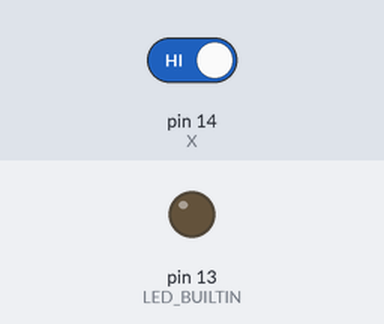
A sketch run on a simulated Arduino Uno, built with avr-gcc and run on an emulated ATmega328P. Parts: output pins drawn as LEDs (lit = HIGH). The inputs (shaded band) are chosen by the test bench; at power-on: pin 14 (X) HIGH.

Above: at 1.2 s.
1.3 s: pin 14 (X) driven LOW
At 5.2 s:
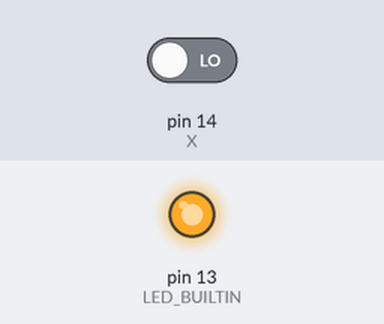
Timing chart, 0 to 10.3 s (numbered marks = the images above; inputs shaded):
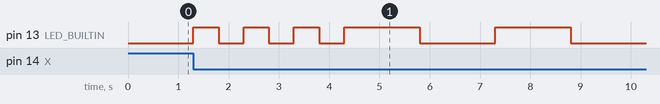

The sketch:

ex4-1_partie3.ino
```cpp
//Code pour le sos avec le bouton poussoir

#define X 14
#define LOW 0
#define HIGH 1

void setup() {
  pinMode(LED_BUILTIN,OUTPUT);
  pinMode(X,INPUT);
}

void loop() {
  int value = digitalRead(X);
  if (value == LOW){ // le bouton est appuyé
    int nombre = 3; // 3 car on a 3 "points/barres" à chaque cycle
    //while(!Serial.available()); // attente bloquante d’une frappe clavier dans le terminal
    //nombre = Serial.parseInt(); // si le code ASCII saisi est un entier, alors il est converti
    myFlash(1000,nombre); // appel de la fonction
    myFlash(3000,nombre);
    myFlash(1000,nombre);
  }
}

void myFlash(int period, int nb) {
  for(int i = 0; i < nb; i++){
    digitalWrite(LED_BUILTIN, HIGH); // On allume la LED
    delay(period/2); // On attend 1 demie periode
    digitalWrite(LED_BUILTIN, LOW); // On éteint la LED
    delay(period/2); // On attend 1 demie periode
  }
}
```

Measured:
- after the input at 1.3 s, pin 13 (LED_BUILTIN): goes 3 × (HIGH 0.50 s, LOW 0.50 s), HIGH 1.5 s, LOW 1.5 s, HIGH 1.5 s, then LOW, starting at once
